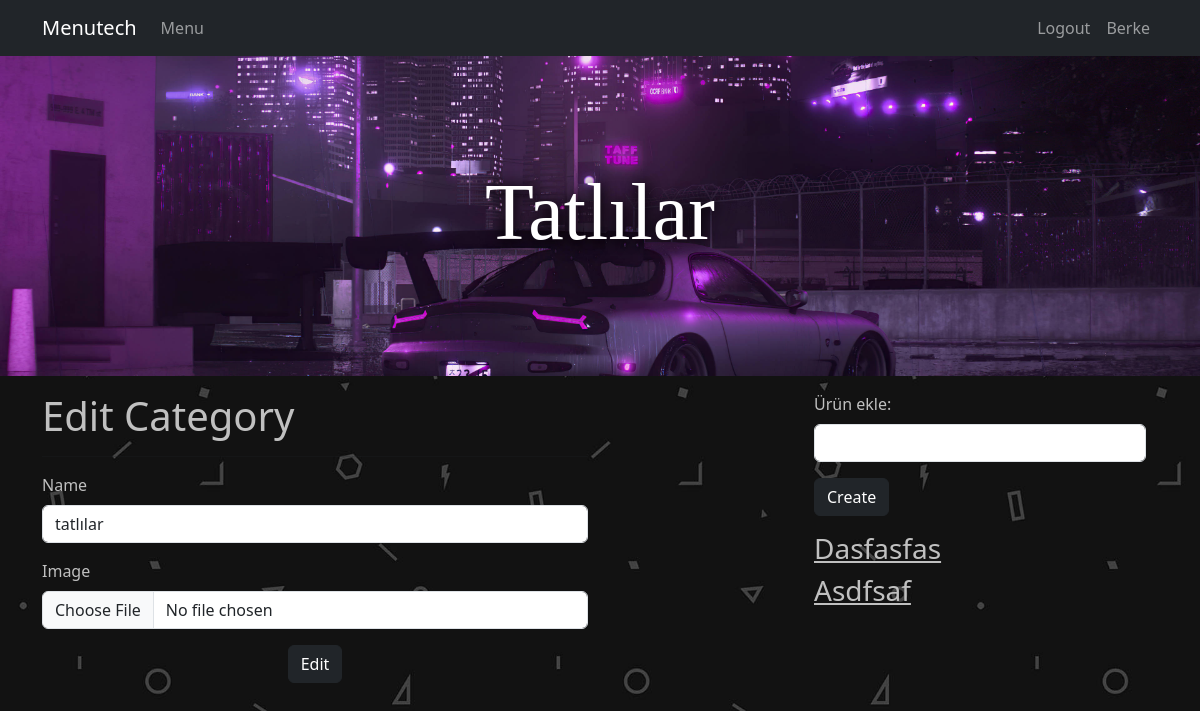
Page /menu/berke/tatllar/edit/ (signed in) on the committed database.
### menu/models.py (models this page shows, shortened)
class Menu(models.Model):
    name = models.CharField(max_length=200, unique=True)
    image = models.ImageField(upload_to="menus")
    background_image = models.ImageField(upload_to="menus_backgrounds", default=("menus_backgrounds/default.jpg"))
    slug = models.SlugField(null=False ,unique=True, db_index=True, editable=False)
    account = models.ForeignKey(User, on_delete=models.CASCADE)

class Category(models.Model):
    name = models.CharField(max_length=200)
    image = models.ImageField(upload_to="categories", default="categories/default.png")
    menu = models.ForeignKey(Menu, on_delete=models.CASCADE)
    slug = models.SlugField(null=False, db_index=True, editable=False)

class Product(models.Model):
    name = models.CharField(max_length=200)
    slug = models.SlugField(db_index=True, editable=False)
    image = models.ImageField(upload_to="products", default="products/default.png")
    description = models.TextField(default="")
    price = models.DecimalField(max_digits=4, decimal_places=2, default=0.0)
    category = models.ForeignKey(Category, on_delete=models.CASCADE)
    def __str__(self):
        return f"{self.name}"

### menu/views.py (the view, shortened to what this page needs)
# urls.py: path("<slug:slug>/<slug:category_slug>/edit/", views.category_edit, name = "category_edit"),
def category_edit(request, slug, category_slug):
    menu = Menu.objects.get(slug=slug)
    if(menu.account != request.user):
        return redirect("category_details", slug=slug, category_slug=category_slug)
    category = Category.objects.get(slug=category_slug, menu=menu)
    products = Product.objects.filter(category=category)
    data = {
        "menu":menu,
        "category":category,
        "products":products
    }
    return render(request, "menu/category_edit.html", data)

### menu/templates/menu/category_edit.html (shortened to what this page needs)
{% extends "base.html" %}
{% load static %}
{% block css_files %}
    <link rel="stylesheet" href="{% static 'menu/css/menu.css' %}"/>
{% endblock css_files %}
{% block content %}
<div class "row">
    <div class="col-12 menu-main-image" style="background-image: url({{ category.image.url }})">
        <h2 class="text-center menu-text display-1">{{category.name|title}}</h2>
    </div>
</div>
<div class = "container mt-3">
    <div class = "row">
        <div class = "col-6">
            <h1 class = "edit-text-style">Edit Category</h1>
            <hr>
            <form method="POST" enctype="multipart/form-data">
                <div class ="mb-3">
                    <label for="name" class="form-label edit-text-style">Name</label>
                    <input type="text" class="form-control" name="name" value="{{category.name}}">
                </div>
                <div class ="mb-3">
                    <label for="image" class="form-label edit-text-style">Image</label>
                    <input type="file" class="form-control" name="image" accept="image/*">
                </div>
                <div class="text-center">
                    <input type="submit" value="Edit" class = "btn btn-dark">
                </div>
            </form>
        </div>
        <div class = "col-2">
        </div>
        <div class = "col-4">
            <div class = "container mb-3">
                <div class = "row">
                    <form action = "{% url 'product_create' menu.slug category.slug %}" method="POST" enctype="multipart/form-data">
                        <div class ="mb-3">
                            <label for="name" class="form-label edit-text-style">Ürün ekle:</label>
                            <input type="text" class="form-control" name="name">
                        </div>
                        <div>
                            <input type="submit" value="Create" class = "btn btn-dark">
                        </div>
                    </form>
                </div>
            </div>
            <div class="container mt-3">
            {% for product in products %}
                <a href = "{% url 'product_edit' menu.slug category.slug product.slug %}" class="edit-text-link">
                    <h4 class="h3">{{product|title}}</h4>
                </a>
            {% endfor %}
            </div>
        </div>
    </div>
</div>
{% endblock %}

### templates/partials/_navbar.html (shortened to what this page needs)
<nav class="navbar navbar-dark bg-dark navbar-expand-lg" >
    <div class="container">
        <a class="navbar-brand" href="{% url 'home' %}">Menutech</a>
        <div class = "collapse navbar-collapse" id = "navbar">
            {% if user.is_authenticated %}
                <ul class="navbar-nav me-auto">
                    <li class="nav-item">
                        <a href="{% url 'menu' %}" class="nav-link">Menu</a>
                    </li>
                </ul>
            {% endif %}
            <ul class="navbar-nav ms-auto">
                {% if menu %}
                    {% if user.is_authenticated %}
                        <li class="nav-item">
                            <a class="nav-link" href="{% url 'logout' %}">Logout</a>
                        </li>
                    {% endif %}
                    <li class="nav-item">
                        <a class="nav-link">{{menu.name|title}}</a>
                    </li>
                {% endif %}
            </ul>
        </div>
    </div>
</nav>

### static/css/style.css (style rules this page uses)
html, body { margin: 0; height: 100%; }

### menu/static/menu/css/menu.css (style rules this page uses)
.menu-main-image { background-position: 50%; background-repeat: no-repeat; background-size: cover; display: flex; flex-direction: column; justify-content: center; min-height: 40vh; padding: 32px 0; position: relative; text-align: center; }
.menu-text { font-family: "Times New Roman", Times, serif; text-shadow: 1px 1px 13px rgba(0,0,0,.9),1px 1px 20px rgba(0,0,0,.8); color: white }
.edit-text-link { color: inherit; cursor: pointer; text-decoration: underline; color: #C0C0C0; }
.edit-text-style { color: #C0C0C0; }

### rows in the picture
Menu: name "Berke"
Category: image (picture), name "Tatlılar", name "tatlılar"
Product: name "Dasfasfas"
Product: name "Asdfsaf"
